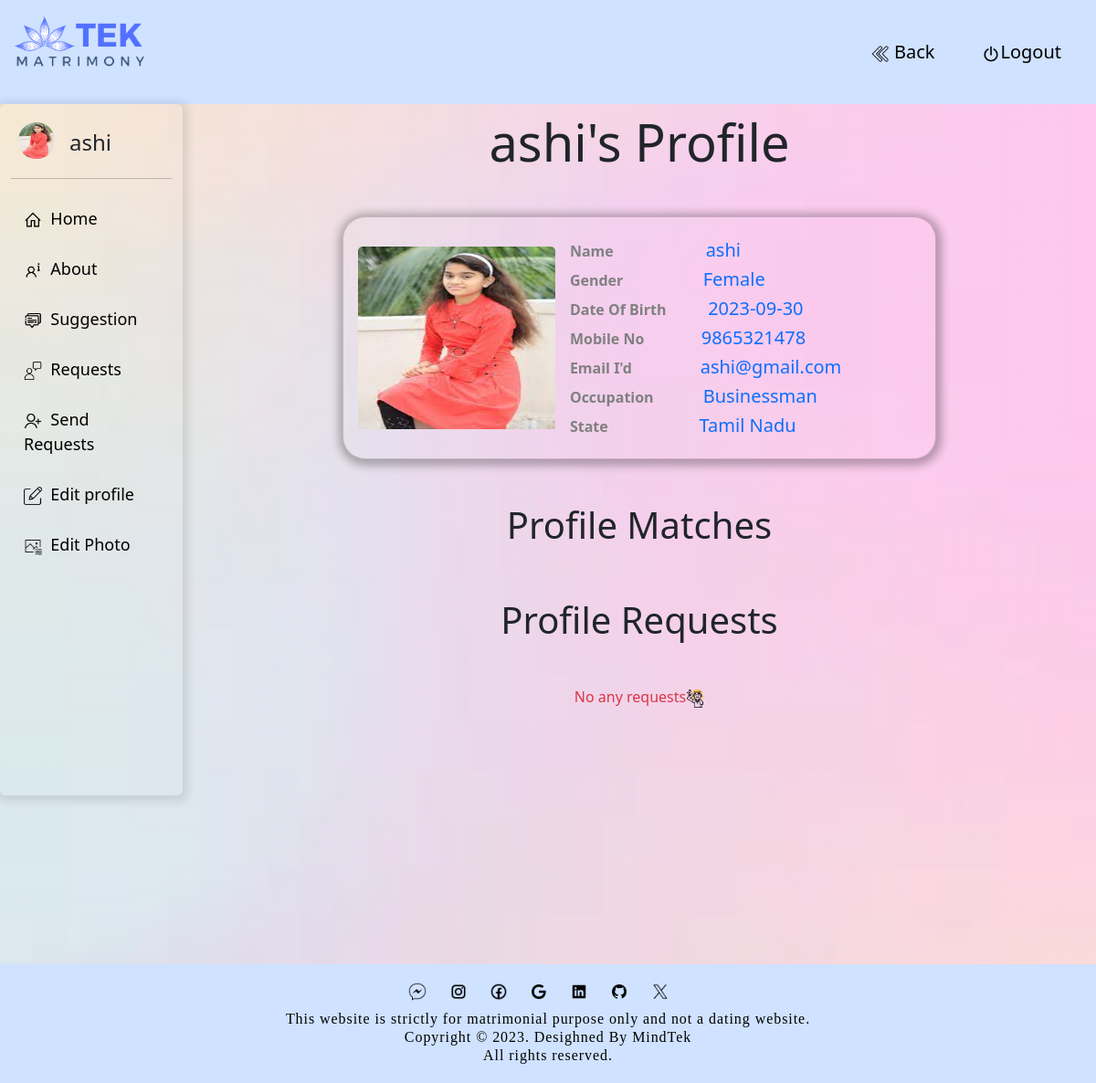
The app's page /admin8.php (signed in) with its own data.
### tables this page shows
CREATE TABLE `wedding` (
  `id` int(11) NOT NULL,
  `select` varchar(100) NOT NULL,
  `name` varchar(100) NOT NULL,
  `gender` varchar(100) NOT NULL,
  `mobile` varchar(11) NOT NULL,
  `dob` date NOT NULL,
  `religion` varchar(100) NOT NULL,
  `mother` varchar(100) NOT NULL,
  `email` varchar(100) NOT NULL,
  `password` varchar(100) NOT NULL,
  `caste` varchar(100) NOT NULL,
  `subcaste` varchar(100) NOT NULL,
  `gothram` varchar(100) NOT NULL,
  `suddha` varchar(100) NOT NULL,
  `marital` varchar(100) NOT NULL,
  `childrens` varchar(100) NOT NULL,
  `living` varchar(100) NOT NULL,
  `famstatus` varchar(100) NOT NULL,
  `famtype` varchar(100) NOT NULL,
  `famvalue` varchar(100) NOT NULL,
  `disability` varchar(100) NOT NULL,
  `highestedu` varchar(100) NOT NULL,
  `education` varchar(100) NOT NULL,
  `employed` varchar(100) NOT NULL,
  `occupation` varchar(100) NOT NULL,
  `annual` varchar(100) NOT NULL,
  `amount` varchar(100) NOT NULL,
  `location` varchar(100) NOT NULL,
  `state` varchar(100) NOT NULL,
  `comments` varchar(300) NOT NULL,
  `picture` varchar(100) NOT NULL,
  `randmcd` varchar(100) NOT NULL
);

### admin8.php (the view, shortened to what this page needs)
<?php
require(__DIR__ . '/matbase.php');
?>
<!DOCTYPE html>
<html lang="en">
<head>
  <link href="https://cdn.jsdelivr.net/npm/bootstrap@5.3.1/dist/css/bootstrap.min.css" rel="stylesheet"
>
  <link href="https://cdn.jsdelivr.net/npm/bootstrap-icons@1.18.0/font/bootstrap-icons.css" rel="stylesheet">
</head>
<body style="background-image:linear-gradient(rgb(255,192,203,0.3)100%,rgb(255,192,203,0.3)100%),url('img/log04.jpg'); min-height: 800px; background-size: 100% 100%; background-repeat: no-repeat; background-position: center;" class="w-100">
  <div class="container-fluid">
    <div class="row bg-primary-subtle hd">
      <div class="nav-scroller mb-3 mt-3">
        <img src="img/tekmat.png" style="background-color: transparent; width: 150px" class="logo" />
        <nav class="nav float-end" style="">
          <a href="index.php"> <button class="m-3 btnnn"><img src="img/left-arrows.png" width="20px" alt="">
          Back</button> </a>
          <a href="index.php?xyz"><button class="m-3 btnnn"><img src="img/turn-off.png" width="20px"
                alt="">Logout</button></a>
        </nav>
      </div>
    </div>
  </div>
  <div class="container-fluid">
  <div class="row">
        <?php
      $eee4 = $connect->prepare("select * from wedding where email='$_SESSION[loger]'");
      $eee4->execute();
      $sss2 = $eee4->fetch();
        ?>
      <div id="sidebar" class="sidebar col-md-2 col-xl-2 rounded">
        <div class=" col-md-3 d-flex">
          <div>
  <?php
  if($sss2['picture']!="")
  {
    ?>
    <img  class="rounded-circle  mx-2" src="img/<?php print $sss2['picture']; ?>" width="40px" height="40px" class="card-img-top mx-auto" />
    <?php
  }
  else
  {
    ?>
   <div class="d-flex justify-content-center align-items-center">
    <img  class="rounded-circle mx-2" src="img/avatar.png" width="40px" alt="Empty" height="40px"></div>
    <?php
  }
?>
    </div>
    <div><h4 class="my-2 mx-2"><?php print $sss2['name']; ?></h4></div>
        </div>
        <hr>
        <a href="#"> <img src="img/icons8-home-32.png" width="20px">&nbsp;&nbsp;Home</a>
        <a href="aboutme.php"> <img src="img/icons8-more-info-32.png" width="20px">&nbsp;&nbsp;About</a>
        <a href="suggest.php"> <img src="img/suggestion.png" width="20px">&nbsp;&nbsp;Suggestion</a>
        <a href="request.php"> <img src="img/customer.png" width="20px">&nbsp;&nbsp;Requests</a>
        <a href="sendrqst.php"> <img src="img/add-user.png" width="20px">&nbsp;&nbsp;Send Requests</a>
        <a href="view11.php"> <img src="img/edit.png" width="20px">&nbsp;&nbsp;Edit profile</a>
        <a href="uploto1.php"> <img src="img/icons8-photo-editor-50.png" width="20px">&nbsp;&nbsp;Edit Photo</a>
      </div>
      <div class=" col-md-10 col-xl-10">
        <?php
      $eee4 = $connect->prepare("select * from wedding where email='$_SESSION[loger]'");
      $eee4->execute();
      $sss6 = $eee4->fetch();
        ?>
<div class="text-center mt-2">
      <h1 class="display-4"><?php print $sss6['name']; ?>'s Profile</h1>
    </div>
        <div class="card col-md-8 mt-5 mai" style="border-radius: 25px; margin: auto;">
          <div class="d-flex">
            <div class="col-md-4">
              <a class="myDIV" href="view11.php?idxyz=<?php print $sss6['id'] ?>" style=" text-decoration: none;"><img class="card-img-top my-3 mx-3"
                  <?php
                  if($sss6['picture']!="")
  {
    ?>
    <img src="img/<?php print $sss6['picture']; ?>" width="200px" height="200px" class="card-img-top mx-3" />
    <?php
  }
  else
  {
    ?>
   <div class="d-flex justify-content-center align-items-center">
    <img src="img/avatar.png" width="300px" alt="Empty" height="300px" class="rounded p-5 " style="border-radius:30px;">
</div>
    <?php
  }
  ?>
            </div>
             <div class="card-body col-md-6" >
              <h5 class="card-title mt-2 mx-3 fs-6"><b> Name
                  &nbsp;&nbsp;&nbsp;&nbsp;&nbsp;&nbsp;&nbsp;&nbsp;&nbsp;&nbsp;&nbsp;&nbsp;&nbsp;&nbsp;&nbsp;&nbsp;&nbsp;&nbsp;&nbsp;&nbsp;&nbsp;&nbsp;</b><span
                  class="text-primary display-6 fs-5">
                  <?php print $sss6['name']; ?>
                </span></h5>
              <h5 class="card-title mx-3 fs-6"><b> Gender
                  &nbsp;&nbsp;&nbsp;&nbsp;&nbsp;&nbsp;&nbsp;&nbsp;&nbsp;&nbsp;&nbsp;&nbsp;&nbsp;&nbsp;&nbsp;&nbsp;&nbsp;&nbsp;&nbsp;
                </b><span class="text-primary display-6 fs-5">
                  <?php print $sss6['gender']; ?>
                </span></h5>
              <h5 class="card-title mx-3 fs-6"><b> Date Of Birth &nbsp;&nbsp;&nbsp;&nbsp;&nbsp;&nbsp;&nbsp;&nbsp;&nbsp;
                </b><span class="text-primary display-6 fs-5">
                  <?php print $sss6['dob']; ?>
                </span></h5>
              <h5 class="card-title mx-3 fs-6"><b> Mobile No
                  &nbsp;&nbsp;&nbsp;&nbsp;&nbsp;&nbsp;&nbsp;&nbsp;&nbsp;&nbsp;&nbsp;&nbsp;&nbsp; </b><span
                  class="text-primary display-6 fs-5">
                  <?php print $sss6['mobile']; ?>
                </span></h5>
              <h5 class="card-title mx-3 fs-6"><b>Email I'd
                  &nbsp;&nbsp;&nbsp;&nbsp;&nbsp;&nbsp;&nbsp;&nbsp;&nbsp;&nbsp;&nbsp;&nbsp;&nbsp;&nbsp;&nbsp;&nbsp;
                </b><span class="text-primary display-6 fs-5">
                  <?php print $sss6['email']; ?>
                </span></h5>
              <h5 class="card-title mx-3 fs-6"><b>Occupation
                  &nbsp;&nbsp;&nbsp;&nbsp;&nbsp;&nbsp;&nbsp;&nbsp;&nbsp;&nbsp;&nbsp; </b><span
                  class="text-primary display-6 fs-5">
                  <?php print $sss6['occupation']; ?>
                </span></h5>
              <h5 class="card-title mx-3 fs-6"><b>State
                  &nbsp;&nbsp;&nbsp;&nbsp;&nbsp;&nbsp;&nbsp;&nbsp;&nbsp;&nbsp;&nbsp;&nbsp;&nbsp;&nbsp;&nbsp;&nbsp;&nbsp;&nbsp;&nbsp;&nbsp;&nbsp;&nbsp;
                </b><span class="text-primary display-6 fs-5">
                  <?php print $sss6['state']; ?>
                </span></h5></a>
            </div>
          </div>
        </div>
        <div id="profile-matches">
        <h1 class="display-6 text-center mt-5">Profile Matches</h1>
</div>
<div class="text-center mt-5" id="profile-requests">
    <h1 class="display-6">Profile Requests</h1>
  </div>
  <?php
  if (isset($_SESSION['loger'])) {
      $loger = $_SESSION['loger'];
      $qry = "SELECT * FROM friendrequest WHERE request_to = :loger";
      $eee = $connect->prepare($qry);
      $eee->bindParam(':loger', $loger);
      $eee->execute();
      $requestedProfiles1 =$eee->rowCount();
      if($requestedProfiles1==0){
        ?>
        <center><p class="text-danger m-5">No any requests<img src="img/embarrassed.png" width="20px" height="20"></P></center>
        <?php
      }
      ?>
  <div class="horizontal-scroll-container">
  </div>
  <?php
  } else {
      echo "User not logged in.";
  }
  ?>
<br>
      </div>
    </div>
  </div>
  <?php
  include('footer1.php');
  ?>
</body>
</html>

### admin8.php (style rules this page uses)
.card { background-color: transparent; box-shadow: 1px 2px 10px 5px rgba(20, 20, 20, 0.3); padding: 0px; transition: transform 0.3s, box-shadow 0.3s; }
.card-title { color: gray; }
.btnnn { border: none; padding: 10px; background-color: transparent; font-size: 20px; border-radius: 10px; transition-duration: 0.6s; }
.sidebar { top: 0; left: 0; background-color:transparent; padding-top: 20px; overflow-y: auto; box-shadow: 1px 2px 10px 5px rgba(20, 20, 20, 0.1); }
.sidebar a { padding: 14px; text-align: left; color: black; text-decoration: none; font-size: 18px; display: block; border-radius: 10px; }
.horizontal-scroll-container { overflow-x: auto; white-space: nowrap; max-width: 100%; }

### records on screen
wedding: picture (picture), name "ashi", gender "Female", dob "2023-09-30", mobile "9865321478", email "ashi@gmail.com", occupation "Businessman", state "Tamil Nadu"
